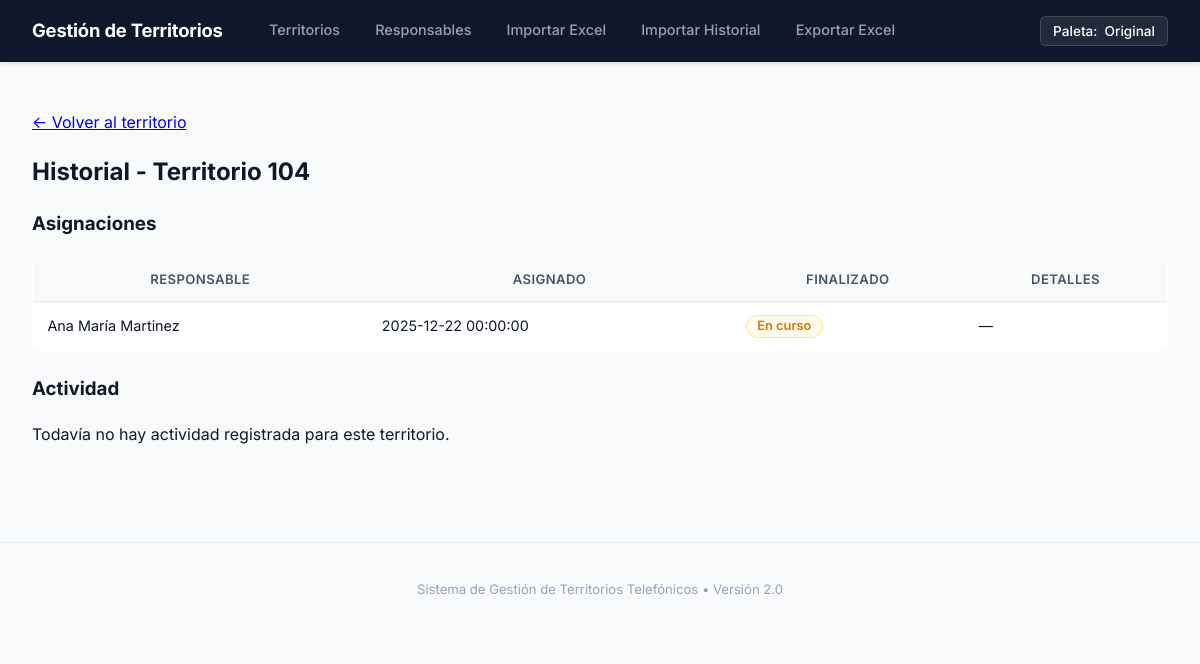
/territorio/5/historial, run on an earlier commit of the app's database.
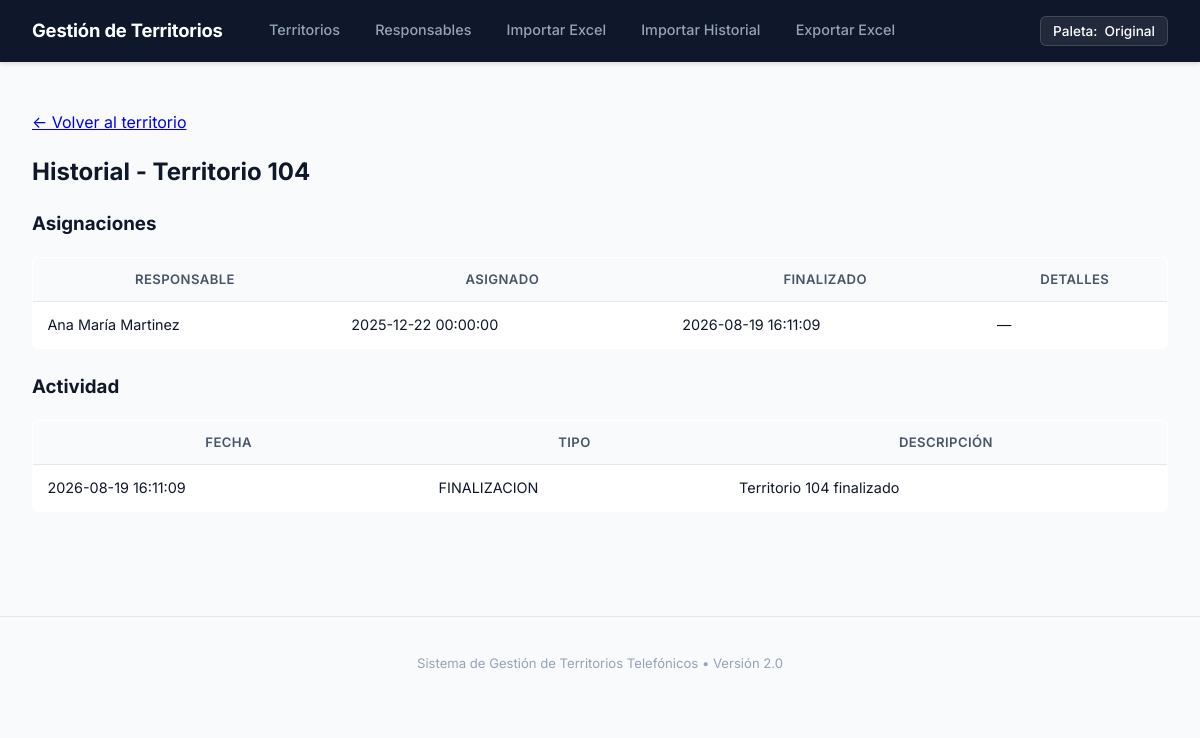
And on a later commit of the database.
### tables this page shows
CREATE TABLE territorios (
    id INTEGER PRIMARY KEY AUTOINCREMENT,
    numero TEXT NOT NULL UNIQUE,
    estado TEXT CHECK(estado IN ('Disponible', 'En trabajo')) DEFAULT 'Disponible'
);

CREATE TABLE asignaciones (
    id INTEGER PRIMARY KEY AUTOINCREMENT,
    territorio_id INTEGER NOT NULL,
    responsable_id INTEGER NOT NULL,
    fecha_asignado TEXT NOT NULL,      -- Formato ISO: YYYY-MM-DD HH:MM:SS
    fecha_finalizacion TEXT DEFAULT NULL,
    detalles TEXT,
    FOREIGN KEY (territorio_id) REFERENCES territorios(id),
    FOREIGN KEY (responsable_id) REFERENCES responsables(id)
);

CREATE TABLE responsables (
    id INTEGER PRIMARY KEY AUTOINCREMENT,
    nombre TEXT NOT NULL,
    activo INTEGER DEFAULT 1 -- 1: activo, 0: inactivo
, telefono TEXT DEFAULT NULL, email TEXT DEFAULT NULL, fecha_alta TEXT DEFAULT NULL);

CREATE TABLE actividad (
    id INTEGER PRIMARY KEY AUTOINCREMENT,
    territorio_id INTEGER,
    registro_id INTEGER,
    responsable_id INTEGER,
    tipo TEXT NOT NULL,               -- Ej: 'EDICION', 'ASIGNACION', 'FINALIZACION'
    descripcion TEXT NOT NULL,
    fecha TEXT NOT NULL,
    FOREIGN KEY (territorio_id) REFERENCES territorios(id),
    FOREIGN KEY (registro_id) REFERENCES registros(id)
);

### routes/territorios.py (the view)
    @app.route("/territorio/<int:territorio_id>/historial")
    def territorio_historial(territorio_id):
        conn = get_connection()
        territorio = conn.execute(
            "SELECT * FROM territorios WHERE id = ?", (territorio_id,)
        ).fetchone()
        if territorio is None:
            conn.close()
            abort(404)
        asignaciones = conn.execute(
            """
            SELECT a.*, r.nombre AS responsable_nombre
            FROM asignaciones a
            JOIN responsables r ON r.id = a.responsable_id
            WHERE a.territorio_id = ?
            ORDER BY a.fecha_asignado DESC
            """,
            (territorio_id,),
        ).fetchall()
        actividad = conn.execute(
            """
            SELECT * FROM actividad
            WHERE territorio_id = ?
            ORDER BY fecha DESC, id DESC
            """,
            (territorio_id,),
        ).fetchall()
        conn.close()
        return render_template(
            "historial.html",
            territorio=territorio,
            asignaciones=asignaciones,
            actividad=actividad,
        )

### database.py (called while the page is built)
def get_connection():
    conn = sqlite3.connect(DATABASE)
    conn.row_factory = sqlite3.Row
    conn.execute("PRAGMA foreign_keys = ON")
    return conn

### templates/historial.html (shortened to what this page needs)
{% extends "base.html" %}
{% block content %}
    <p><a href="{{ url_for('territorio_detalle', territorio_id=territorio.id) }}">&larr; Volver al territorio</a></p>
    <h2>Historial - Territorio {{ territorio.numero }}</h2>
    <h3>Asignaciones</h3>
    {% if asignaciones|length == 0 %}
        <p>Este territorio todavía no fue asignado nunca.</p>
    {% else %}
        <table class="tabla-historial">
            <thead>
                <tr>
                    <th>Responsable</th>
                    <th>Asignado</th>
                    <th>Finalizado</th>
                    <th>Detalles</th>
                </tr>
            </thead>
            <tbody>
                {% for a in asignaciones %}
                <tr>
                    <td>{{ a.responsable_nombre }}</td>
                    <td>{{ a.fecha_asignado }}</td>
                    <td>
                        {% if a.fecha_finalizacion %}
                            {{ a.fecha_finalizacion }}
                        {% else %}
                            <span class="badge badge-en-trabajo">En curso</span>
                        {% endif %}
                    </td>
                    <td>{{ a.detalles or "—" }}</td>
                </tr>
                {% endfor %}
            </tbody>
        </table>
    {% endif %}
    <h3>Actividad</h3>
    {% if actividad|length == 0 %}
        <p>Todavía no hay actividad registrada para este territorio.</p>
    {% else %}
        <table class="tabla-historial">
            <thead>
                <tr>
                    <th>Fecha</th>
                    <th>Tipo</th>
                    <th>Descripción</th>
                </tr>
            </thead>
            <tbody>
                {% for ev in actividad %}
                <tr>
                    <td>{{ ev.fecha }}</td>
                    <td>{{ ev.tipo }}</td>
                    <td>{{ ev.descripcion }}</td>
                </tr>
                {% endfor %}
            </tbody>
        </table>
    {% endif %}
{% endblock %}

### templates/base.html (shortened to what this page needs)
<!DOCTYPE html>
<html lang="es">
<head>
    <link rel="stylesheet" href="{{ url_for('static', filename='css/style.css') }}">
</head>
<body>
    <header class="app-header">
        <div class="header-container">
            <div class="header-left">
                <div class="brand">
                    <a href="{{ url_for('index') }}" class="brand-link">
                        <span class="brand-title">Gestión de Territorios</span>
                    </a>
                </div>
                <nav class="main-nav">
                    <a href="{{ url_for('index') }}" class="nav-item {% if request.endpoint == 'index' %}active{% endif %}">Territorios</a>
                    <a href="{{ url_for('responsables') }}" class="nav-item {% if request.endpoint == 'responsables' %}active{% endif %}">Responsables</a>
                    <a href="{{ url_for('importar_excel_view') }}" class="nav-item {% if request.endpoint == 'importar_excel_view' %}active{% endif %}">Importar Excel</a>
                    <a href="{{ url_for('importar_historial_view') }}" class="nav-item {% if request.endpoint == 'importar_historial_view' %}active{% endif %}">Importar Historial</a>
                    <a href="{{ url_for('exportar_excel') }}" class="nav-item {% if request.endpoint == 'exportar_excel' %}active{% endif %}">Exportar Excel</a>
                </nav>
            </div>
            <div class="header-right">
                <button type="button" id="theme-toggle" class="theme-toggle-btn" title="Cambiar tema de color" onclick="cambiarTema()">
                    <span>Paleta:</span>
                    <span id="theme-text">Original</span>
                </button>
            </div>
        </div>
    </header>
    <main class="app-main">
        {% block content %}
        {% endblock %}
    </main>
    <footer class="app-footer">
        <p>Sistema de Gestión de Territorios Telefónicos &bull; Versión 2.0</p>
    </footer>
</body>
</html>

### static/css/style.css (style rules this page uses)
:root { --font-sans: 'Inter', -apple-system, BlinkMacSystemFont, 'Segoe UI', Roboto, Helvetica, Arial, sans-serif; --bg-body: #f8fafc; --bg-surface: #ffffff; --bg-header: #0f172a; --bg-header-active: #1e293b; --bg-hover: #f1f5f9; --text-main: #0f172a; --text-secondary: #475569; --text-muted: #64748b; --text-light: #94a3b8; --text-white: #ffffff; --border-color: #e2e8f0; --border-color-darker: #cbd5e1; --color-trabajo: #d97706; --color-trabajo-bg: #fffbeb; --color-trabajo-border: #fde68a; --color-disp: #059669; --color-disp-bg: #ecfdf5; --color-disp-border: #a7f3d0; --color-primary: #0f172a; --color-primary-hover: #1e293b; --color-blue: #2563eb; --color-blue-hover: #1d4ed8; --color-danger: #dc2626; --color-danger-bg: #fef2f2; --color-danger-border: #fecaca; --shadow-sm: 0 1px 2px 0 rgba(0, 0, 0, 0.05); --shadow-md: 0 4px 6px -1px rgba(0, 0, 0, 0.07), 0 2px 4px -2px rgba(0, 0, 0, 0.05); --shadow-lg: 0 10px 15px -3px rgba(0, 0, 0, 0.08), 0 4px 6px -4px rgba(0, 0, 0, 0.04); --radius-sm: 4px; --radius-md: 6px; --radius-lg: 10px; --radius-xl: 14px; --transition-fast: 0.15s ease; --transition-normal: 0.2s ease; }
*, *::before, *::after { box-sizing: border-box; }
body { font-family: var(--font-sans); margin: 0; padding: 0; background-color: var(--bg-body); color: var(--text-main); line-height: 1.5; -webkit-font-smoothing: antialiased; }
.app-header { background-color: var(--bg-header); color: var(--text-white); padding: 0.75rem 2rem; box-shadow: 0 2px 4px rgba(0, 0, 0, 0.12); position: sticky; top: 0; z-index: 100; }
.header-container { max-width: 1300px; margin: 0 auto; display: flex; align-items: center; justify-content: space-between; gap: 1.5rem; }
.header-left { display: flex; align-items: center; gap: 2rem; }
.theme-toggle-btn { background-color: rgba(255, 255, 255, 0.08); border: 1px solid rgba(255, 255, 255, 0.15); color: var(--text-white); padding: 0.4rem 0.75rem; border-radius: var(--radius-md); cursor: pointer; font-family: var(--font-sans); font-size: 0.85rem; font-weight: 500; display: inline-flex; align-items: center; gap: 0.45rem; transition: all var(--transition-fast); white-space: nowrap; }
.brand { display: flex; align-items: center; }
.brand-link { color: var(--text-white); text-decoration: none; font-weight: 700; font-size: 1.15rem; letter-spacing: -0.01em; display: inline-flex; align-items: center; gap: 0.5rem; }
.main-nav { display: flex; align-items: center; gap: 0.4rem; overflow-x: auto; padding-bottom: 2px; }
.nav-item { color: #94a3b8; text-decoration: none; font-size: 0.9rem; font-weight: 500; padding: 0.45rem 0.9rem; border-radius: var(--radius-md); transition: all var(--transition-fast); white-space: nowrap; }
.app-main { max-width: 1300px; margin: 0 auto; padding: 2rem; }
.app-footer { padding: 1.5rem 2rem; color: var(--text-light); font-size: 0.82rem; text-align: center; border-top: 1px solid var(--border-color); margin-top: 3rem; }
.tabla-responsables, .tabla-registros, .tabla-historial { width: 100%; border-collapse: collapse; background-color: var(--bg-surface); border: 1px solid var(--border-color); border-radius: var(--radius-md); overflow: hidden; margin-bottom: 1.5rem; }
.tabla-responsables th, .tabla-registros th, .tabla-historial th { background-color: #f8fafc; padding: 0.75rem 0.9rem; font-size: 0.82rem; font-weight: 600; color: var(--text-secondary); border-bottom: 1px solid var(--border-color); text-transform: uppercase; letter-spacing: 0.03em; }
.tabla-responsables td, .tabla-registros td, .tabla-historial td { padding: 0.75rem 0.9rem; border-bottom: 1px solid var(--border-color); font-size: 0.9rem; vertical-align: middle; }

What changed in the data, as far as the page shows it:
changed asignaciones "Ana María Martinez": fecha_finalizacion (not shown) → "2026-08-19 16:11:09"; no longer shows "En curso"
added actividad: fecha "2026-08-19 16:11:09", tipo "FINALIZACION", descripcion "Territorio 104 finalizado"
Also different on the page:
text no longer shown: "Todavía no hay actividad registrada para este territorio."
text now shown: "FECHA TIPO DESCRIPCIÓN"
